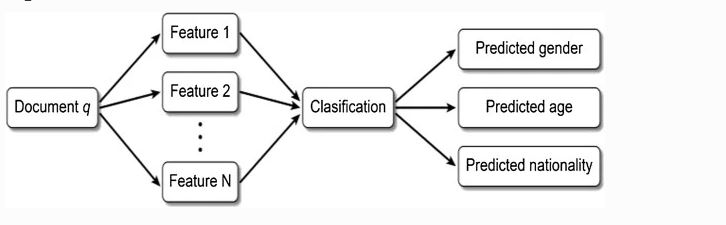
%> input picture Resources/Approach.JPG, 726 x 225 px
$ octave chainnnn.m   (GNU Octave 9; MATLAB toolbox functions it lacks are replaced by stand-ins)
%> lines starting %> are read from the running program, lines starting %| are printed output that depends on the picture; in (x1, y1, x2, y2) boxes, pixels count from 0 and x2, y2 are one past the last pixel; in counts of white or black regions, pixels touching at a corner belong together; the program's own positions count from 1
### boxcount.m
function [n,r] = boxcount(c,varargin)
%BOXCOUNT  Box-Counting of a D-dimensional array (with D=1,2,3).
%   [N, R] = BOXCOUNT(C), where C is a D-dimensional array (with D=1,2,3),
%   counts the number N of D-dimensional boxes of size R needed to cover
%   the nonzero elements of C. The box sizes are powers of two, i.e.,
%   R = 1, 2, 4 ... 2^P, where P is the smallest integer such that
%   MAX(SIZE(C)) <= 2^P. If the sizes of C over each dimension are smaller
%   than 2^P, C is padded with zeros to size 2^P over each dimension (e.g.,
%   a 320-by-200 image is padded to 512-by-512). The output vectors N and R
%   are of size P+1. For a RGB color image (m-by-n-by-3 array), a summation
%   over the 3 RGB planes is done first.
%
%   The Box-counting method is useful to determine fractal properties of a
%   1D segment, a 2D image or a 3D array. If C is a fractal set, with
%   fractal dimension DF < D, then N scales as R^(-DF). DF is known as the
%   Minkowski-Bouligand dimension, or Kolmogorov capacity, or Kolmogorov
%   dimension, or simply box-counting dimension.
%
%   BOXCOUNT(C,'plot') also shows the log-log plot of N as a function of R
%   (if no output argument, this option is selected by default).
%
%   BOXCOUNT(C,'slope') also shows the semi-log plot of the local slope
%   DF = - dlnN/dlnR as a function of R. If DF is contant in a certain
%   range of R, then DF is the fractal dimension of the set C. The
%   derivative is computed as a 2nd order finite difference (see GRADIENT).
%
%   The execution time depends on the sizes of C. It is fastest for powers
%   of two over each dimension.
%
%   Examples:
%
%      % Plots the box-count of a vector containing randomly-distributed
%      % 0 and 1. This set is not fractal: one has N = R^-2 at large R,
%      % and N = cste at small R.
%      c = (rand(1,2048)<0.2);
%      boxcount(c);
%
%      % Plots the box-count and the fractal dimension of a 2D fractal set
%      % of size 512^2 (obtained by RANDCANTOR), with fractal dimension
%      % DF = 2 + log(P) / log(2) = 1.68 (with P=0.8).
%      c = randcantor(0.8, 512, 2);
%      boxcount(c);
%      figure, boxcount(c, 'slope');
%
%   F. Moisy
%   Revision: 2.10,  Date: 2008/07/09


% History:
% 2006/11/22: v2.00, joined into a single file boxcountn (n=1,2,3).
% 2008/07/09: v2.10, minor improvements

% control input argument
error(nargchk(1,2,nargin));

% check for true color image (m-by-n-by-3 array)
if ndims(c)==3
    if size(c,3)==3 && size(c,1)>=8 && size(c,2)>=8
        c = sum(c,3);
    end
end

warning off
c = logical(squeeze(c));
warning on

dim = ndims(c); % dim is 2 for a vector or a matrix, 3 for a cube
if dim>3
    error('Maximum dimension is 3.');
end

% transpose the vector to a 1-by-n vector
if length(c)==numel(c)
    dim=1;
    if size(c,1)~=1
        c = c';
    end
end

width = max(size(c));    % largest size of the box
p = log(width)/log(2);   % nbre of generations

% remap the array if the sizes are not all equal,
% or if they are not power of two
% (this slows down the computation!)
if p~=round(p) || any(size(c)~=width)
    p = ceil(p);
    width = 2^p;
    switch dim
        case 1
            mz = zeros(1,width);
            mz(1:length(c)) = c;
            c = mz;
        case 2
            mz = zeros(width, width);
            mz(1:size(c,1), 1:size(c,2)) = c;
            c = mz;
        case 3
            mz = zeros(width, width, width);
            mz(1:size(c,1), 1:size(c,2), 1:size(c,3)) = c;
            c = mz;
    end
end

n=zeros(1,p+1); % pre-allocate the number of box of size r

switch dim

    case 1        %------------------- 1D boxcount ---------------------%

        n(p+1) = sum(c);
        for g=(p-1):-1:0
            siz = 2^(p-g);
            siz2 = round(siz/2);
            for i=1:siz:(width-siz+1)
                c(i) = ( c(i) || c(i+siz2));
            end
            n(g+1) = sum(c(1:siz:(width-siz+1)));
        end

    case 2         %------------------- 2D boxcount ---------------------%

        n(p+1) = sum(c(:));
        for g=(p-1):-1:0
            siz = 2^(p-g);
            siz2 = round(siz/2);
            for i=1:siz:(width-siz+1)
                for j=1:siz:(width-siz+1)
                    c(i,j) = ( c(i,j) || c(i+siz2,j) || c(i,j+siz2) || c(i+siz2,j+siz2) );
                end
            end
            n(g+1) = sum(sum(c(1:siz:(width-siz+1),1:siz:(width-siz+1))));
        end

    case 3         %------------------- 3D boxcount ---------------------%

        n(p+1) = sum(c(:));
        for g=(p-1):-1:0
            siz = 2^(p-g);
            siz2 = round(siz/2);
            for i=1:siz:(width-siz+1),
                for j=1:siz:(width-siz+1),
                    for k=1:siz:(width-siz+1),
                        c(i,j,k)=( c(i,j,k) || c(i+siz2,j,k) || c(i,j+siz2,k) ...
                            || c(i+siz2,j+siz2,k) || c(i,j,k+siz2) || c(i+siz2,j,k+siz2) ...
                            || c(i,j+siz2,k+siz2) || c(i+siz2,j+siz2,k+siz2));
                    end
                end
            end
            n(g+1) = sum(sum(sum(c(1:siz:(width-siz+1),1:siz:(width-siz+1),1:siz:(width-siz+1)))));
        end

end
n = n(end:-1:1);
r = 2.^(0:p); % box size (1, 2, 4, 8...)

if any(strncmpi(varargin,'slope',1))
    s=-gradient(log(n))./gradient(log(r));
    semilogx(r, s, 's-');
    ylim([0 dim]);
    xlabel('r, box size'); ylabel('- d ln n / d ln r, local dimension');
    title([num2str(dim) 'D box-count']);
elseif nargout==0 || any(strncmpi(varargin,'plot',1))
    loglog(r,n,'s-');
    xlabel('r, box size'); ylabel('n(r), number of boxes');
    title([num2str(dim) 'D box-count']);
end
if nargout==0
    clear r n
end

### chainnnn.m

[filename, pathname, filterindex] = uigetfile( ...
{
   '*.jpg','JPEG (*.jpg)'; ...
   }, ...
   'Choose image(s) to be processed', ...
   'MultiSelect', 'on');
%> the answer given: Resources/Approach.JPG
fullImageFileName = fullfile(pathname,filename);
imagen=imread(fullImageFileName);
%> imagen is the input picture: size 225x726x3 uint8; min 0, max 255, mean 240.7
threshold = graythresh(imagen);
%> threshold = 0.667
binaryimage =im2bw(imagen,threshold);
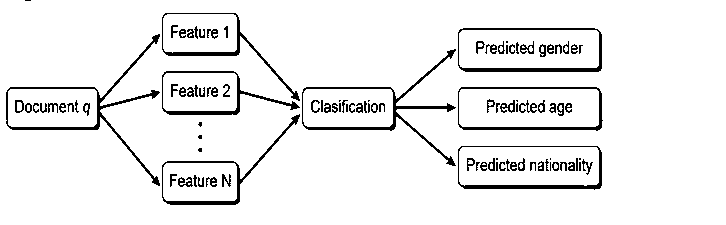
%> binaryimage: size 225x726 logical; 93.3% white; 103 black regions (21 under 20 px), largest, box (x1, y1, x2, y2) and area: (6, 34, 160, 186) 1312, (302, 49, 456, 166) 1236, (458, 28, 602, 72) 982
binaryim =~im2bw(imagen,0.9);
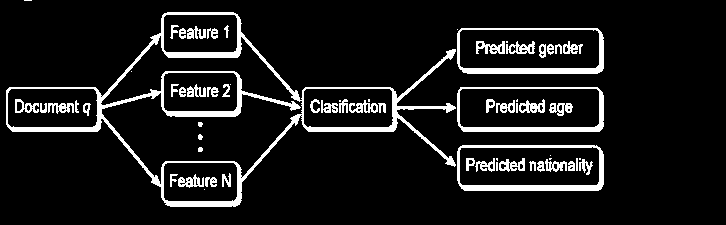
%> binaryim: size 225x726 logical; 9.7% white; 65 white regions (14 under 20 px), largest, box (x1, y1, x2, y2) and area: (6, 12, 456, 207) 7088, (457, 145, 604, 191) 1543, (457, 28, 604, 74) 1412
binaryim = bwareaopen(binaryim,8);

[n11,r11] = boxcount(binaryim);
%> in boxcount, `mz(1:size(c,1), 1:size(c,2)) = c;`:
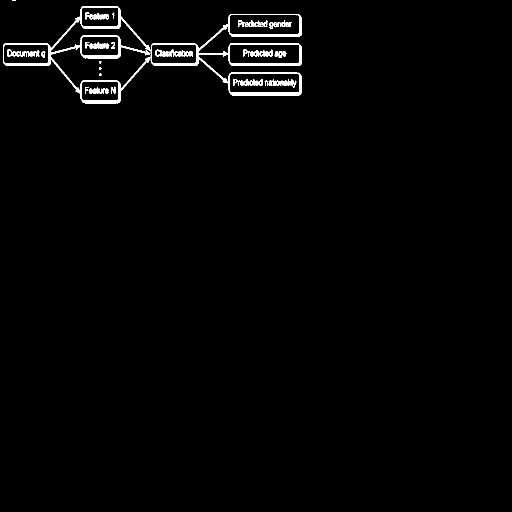
%> mz: size 1024x1024 double (shown at 1/2 size); values 0 (black) and 1 (white), 1.5% white; 53 white regions (2 under 20 px), largest, box (x1, y1, x2, y2) and area: (6, 12, 456, 207) 7088, (457, 145, 604, 191) 1543, (457, 28, 604, 74) 1412
%> after the loop in boxcount, `for g=(p-1):-1:0`:
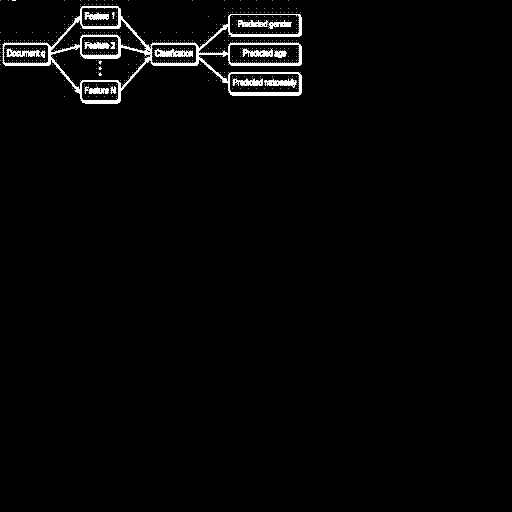
%> c: size 1024x1024 double (shown at 1/2 size); values 0 (black) and 1 (white), 1.8% white; 938 white regions (910 under 20 px), largest, box (x1, y1, x2, y2) and area: (6, 12, 604, 207) 12441, (310, 98, 386, 113) 624, (170, 24, 218, 39) 391
%> after the loop in boxcount, `for g=(p-1):-1:0`: n = [1 2 3 10 30 89 277 806 1947 5440 15779]
%> in boxcount, `n = n(end:-1:1);`: n = [15779 5440 1947 806 277 89 30 10 3 2 1]
%> n11 = [15779 5440 1947 806 277 89 30 10 3 2 1]; r11 = [1 2 4 8 16 32 64 128 256 512 1024]
Mean_value = mean(n11,2);
%> Mean_value = 2216.7
[row , col] = size(binaryim);
%> row = 225; col = 726
total_area = row*col;
%> total_area = 163350
percent =(Mean_value/total_area)*100;
%> percent = 1.36
%  figure
% hhahh= hist(binaryim,2);
% S = sum(hhahh,2);

figure
 imshow(binaryimage)
% [9 lines of commented-out code are left out]

%> (the run ends here)
